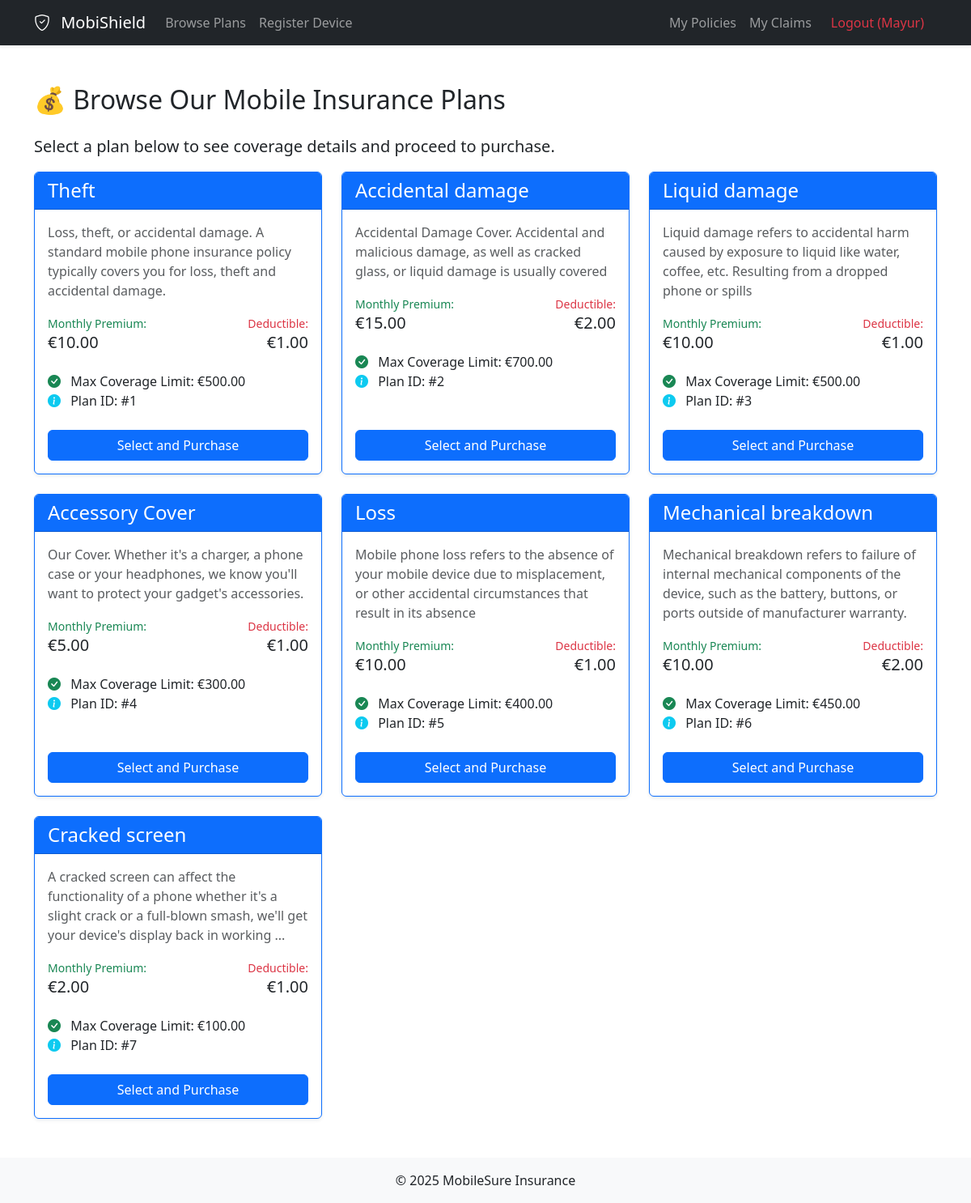
/ (signed in), run on the app's committed database.
### insurance_app/models.py (models this page shows, shortened)
class Policy(models.Model):
  name = models.CharField(max_length=100,unique=True)
  description = models.TextField(max_length=500,help_text="details about policy")
  monthly_premium = models.DecimalField(max_digits=10,decimal_places=2,help_text="premium pay per month")
  is_active = models.BooleanField(default=True)
  deductible = models.DecimalField(max_digits=10,decimal_places=2,help_text="amount user have to pay")
  max_coverage_limit = models.DecimalField(max_digits=10,decimal_places=2,help_text="maximum amout company will pay")

### insurance_app/views.py (the view)
# urls.py: path('',views.PolicyListView.as_view(),name='policy_list'),
class PolicyListView(ListView):
  model = Policy
  template_name = 'insurance_app/policy_list.html'
  context_object_name = 'policies'
  def get_queryset(self):
    return Policy.objects.filter(is_active=True)

### templates/insurance_app/policy_list.html (shortened to what this page needs)
{% extends "./basic.html" %}  {% block content %}
<div class="container mt-4">
  <h2 class="mb-4">💰 Browse Our Mobile Insurance Plans</h2>
  <p class="lead">
    Select a plan below to see coverage details and proceed to purchase.
  </p>
  {% if policies %}
  <div class="row">
    {% for policy in policies %}
    <div class="col-md-6 col-lg-4 mb-4">
      <div class="card h-100 shadow-sm border-primary">
        <div class="card-header bg-primary text-white">
          <h4 class="mb-0">{{ policy.name }}</h4>
        </div>
        <div class="card-body d-flex flex-column">
          <p class="card-text text-muted">{{ policy.description }}</p>
          <div class="row mb-3">
            <div class="col-6">
              <small class="text-success">Monthly Premium:</small>
              <h5>€{{ policy.monthly_premium }}</h5>
            </div>
            <div class="col-6 text-end">
              <small class="text-danger">Deductible:</small>
              <h5>€{{ policy.deductible }}</h5>
            </div>
          </div>
          <ul class="list-unstyled mb-4">
            <li>
              <i class="bi bi-check-circle-fill text-success me-2"></i>
              Max Coverage Limit: €{{ policy.max_coverage_limit }}
            </li>
            <li>
              <i class="bi bi-info-circle-fill text-info me-2"></i>
              Plan ID: #{{ policy.id }}
            </li>
          </ul>
          <div class="mt-auto">
            <a
              href="{% url 'policy_purchase' %}?policy_id={{ policy.id }}"
              class="btn btn-primary w-100"
            >
              Select and Purchase
            </a>
          </div>
        </div>
      </div>
    </div>
    {% endfor %}
  </div>
  {% else %}
  <div class="alert alert-warning" role="alert">
    No active insurance policies are available for purchase at this time.
  </div>
  {% endif %}
</div>
{% endblock content %}

### templates/insurance_app/basic.html (shortened to what this page needs)
{% load static %}
<!DOCTYPE html>
<html lang="en">
  <head>
    <link
      href="https://cdn.jsdelivr.net/npm/bootstrap@5.3.3/dist/css/bootstrap.min.css"
      rel="stylesheet"
    />
    <link
      href="https://cdn.jsdelivr.net/npm/bootstrap-icons@1.11.3/font/bootstrap-icons.css"
      rel="stylesheet"
    />
  </head>
  <body>
    <nav class="navbar navbar-expand-lg navbar-dark bg-dark shadow-sm">
      <div class="container">
        <a class="navbar-brand" href="{% url 'policy_list' %}">
          <i class="bi bi-shield-check me-2"></i> MobiShield
        </a>
        <div class="collapse navbar-collapse" id="navbarNav">
          <ul class="navbar-nav me-auto">
            <li class="nav-item">
              <a class="nav-link" href="{% url 'policy_list' %}"
                >Browse Plans</a
              >
            </li>
            <li class="nav-item">
              <a class="nav-link" href="{% url 'device_register' %}"
                >Register Device</a
              >
            </li>
          </ul>
          <ul class="navbar-nav">
            {% if user.is_authenticated %}
            <li class="nav-item">
              <a class="nav-link" href="{% url 'my_policies' %}">My Policies</a>
            </li>
            <li class="nav-item">
              <a class="nav-link" href="{% url 'my_claims' %}">My Claims</a>
            </li>
            <li class="nav-item">
              <form method="post" action="{% url 'logout' %}" class="d-inline">
                <button
                  type="submit"
                  class="nav-link text-danger"
                  style="background: none; border: none; padding: 0.5rem 1rem"
                >
                  Logout ({{ user.username }})
                </button>
              </form>
            </li>
            {% endif %}
          </ul>
        </div>
      </div>
    </nav>
    <main class="py-4">
      {% block content %}{% endblock content %}
    </main>
    <footer class="bg-light text-center text-lg-start mt-auto">
      <div class="text-center p-3">&copy; 2025 MobileSure Insurance</div>
    </footer>
  </body>
</html>

### data on the page
Policy: name "Theft", description "Loss, theft, or accidental damage. A standard mobile phone insurance policy typically covers you for loss, theft and accidental damage.", monthly_premium "10.00", deductible "1.00", max_coverage_limit "500.00", id "1"
Policy: name "Accidental damage", description "Accidental Damage Cover. Accidental and malicious damage, as well as cracked glass, or liquid damage is usually covered", monthly_premium "15.00", deductible "2.00", max_coverage_limit "700.00", id "2"
Policy: name "Liquid damage", description "Liquid damage refers to accidental harm caused by exposure to liquid like water, coffee, etc. Resulting from a dropped phone or spills", monthly_premium "10.00", deductible "1.00", max_coverage_limit "500.00", id "3"
Policy: name "Accessory Cover", description "Our Cover. Whether it's a charger, a phone case or your headphones, we know you'll want to protect your gadget's accessories.", monthly_premium "5.00", deductible "1.00", max_coverage_limit "300.00", id "4"
Policy: name "Loss", description "Mobile phone loss refers to the absence of your mobile device due to misplacement, or other accidental circumstances that result in its absence", monthly_premium "10.00", deductible "1.00", max_coverage_limit "400.00", id "5"
Policy: name "Mechanical breakdown", description "Mechanical breakdown refers to failure of internal mechanical components of the device, such as the battery, buttons, or ports outside of manufacturer warranty.", monthly_premium "10.00", deductible "2.00", max_coverage_limit "450.00", id "6"
Policy: name "Cracked screen", description "A cracked screen can affect the functionality of a phone whether it's a slight crack or a full-blown smash, we'll get your device's display back in working ...", monthly_premium "2.00", deductible "1.00", max_coverage_limit "100.00", id "7"

### other printed values
{{ user.username }} "Mayur"
